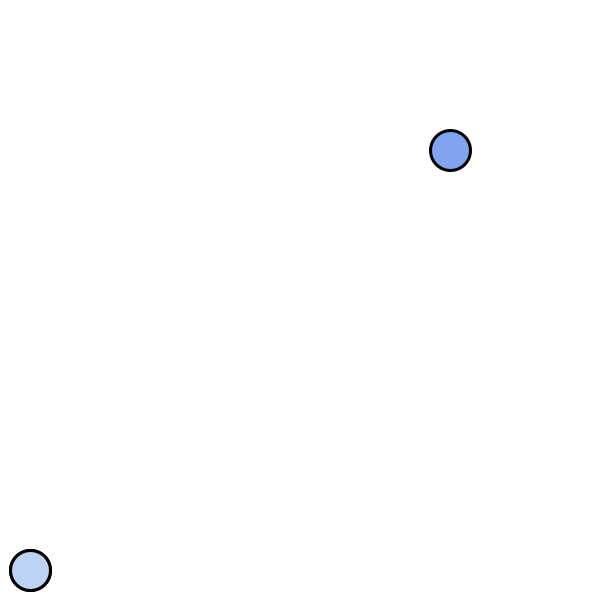
Frame 1 (no input)
Frame 60 (the mouse pressed at the canvas centre just before this capture): identical to frame 1, image omitted
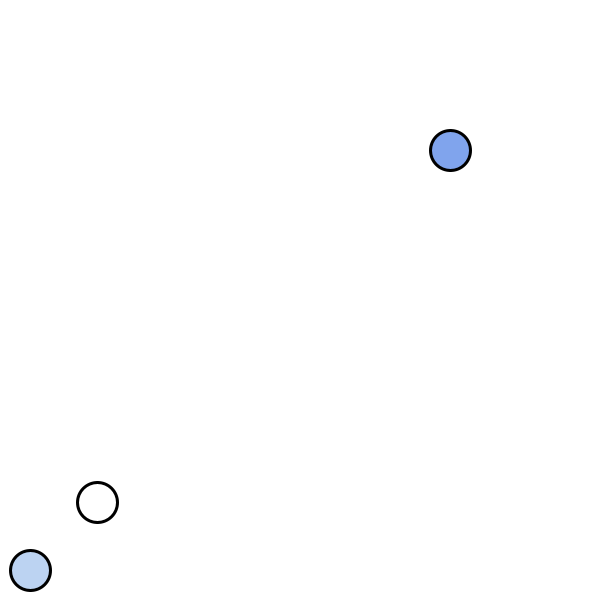
Frame 120 (the mouse held since frame 60 and released just before this capture)

The Processing sketch that drew these frames (run headless with seeded random() and noise(); from frame 60 on, the mouse is pressed at the canvas centre):

// Processing sketch: BubleShooter
// ── BubleShooter.pde
// Problema 6 - Aceleración Coche  :  //<>//


// Condiciones o parametros del problema:
PVector _s  = new PVector(0.0,0.0);   // Particula
PVector _p = new PVector(0.0,0.0);   // Particula que crea el buble shooter
PVector _e = new PVector(0.0,0.0);   // Posicion del emisor del buble shooter
PVector _direccion = new PVector(0.0,0.0);   // Direccion de la particula que se lanza
int velocidad = 80;   // Velocidad de la particula que se lanza
PVector _a  = new PVector();   // Accleration of the particle (pixels/(s*s))

/////////////////////////////////////////////////////////////////////
// Parameters of the numerical integration:
float         SIM_STEP = .02;   // dt = Simulation time-step (s)
float         _simTime;
////////////////////////////////////////////////////////////////////////////77


void settings()
{
    size(600, 600);
}

void setup()
{
    frameRate(60);
  
    _s.set(width*0.75, height*0.75);
    _e.set(30, 30);
    _p.set(30, 30);
    _direccion.set(0,0);

  
    _simTime = 0;
}

void draw()
{
  background(255);
  
  updateSimulation();
  drawScene();
  
  if (_s.y < 0){
    println(_s);
    exit();
  }
}

void drawScene()
{
    int radio = 40;
  
    translate(0,height);
    strokeWeight(3);
    noFill();
    circle(_p.x, -_p.y, radio);

    fill(#80A4ED);
    circle(_s.x, -_s.y, radio);

    fill(#BCD3F2);
    circle(_e.x, -_e.y, radio);
 
  
}


void updateSimulation()
{
    _simTime += SIM_STEP;

    if(mousePressed)
    {
        _direccion = PVector.sub(new PVector(mouseX, height - mouseY), _e);
        _direccion.normalize();
        _direccion.mult(velocidad);
    }
    _p.add(PVector.mult(_direccion, SIM_STEP));

    if(PVector.dist(_p, _s) < 40 ||(_p.x < 0 || _p.y < 0) || (_p.x > width || _p.y > height))
    {
        _p.set(_e);
        _direccion.set(0,0);
    }
}

void keyPressed()
{
  if (key == 'r' || key == 'R')
  {
    setup();
  }
 
}
